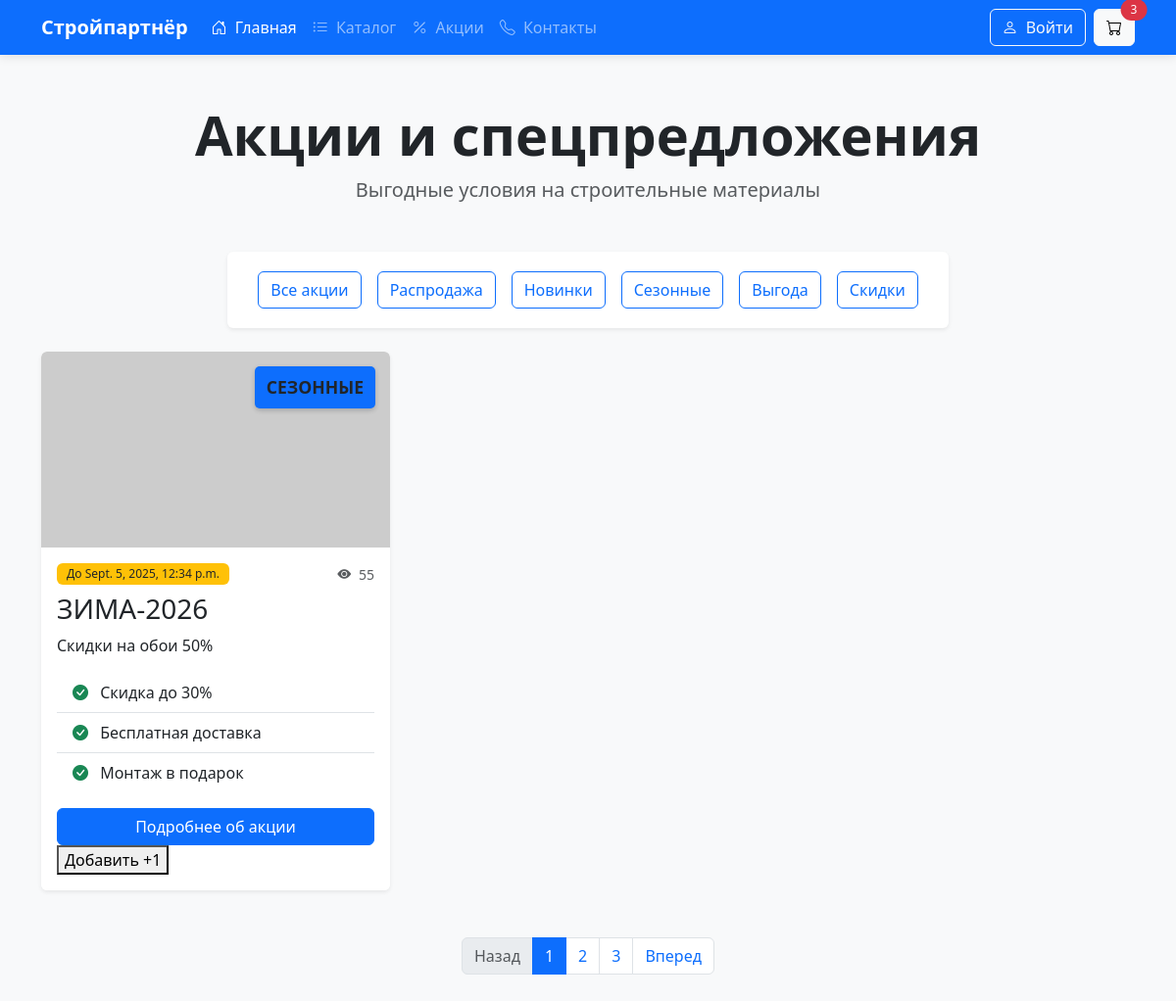
Page /HardwareStore/shares/promotions-on-goods/?status=СЕЗОННЫЕ on the committed database.
### Shares/models.py (models this page shows, shortened)
class Shares(models.Model):
    name = models.CharField(max_length=128, blank = False, verbose_name='shares-name')
    description = models.CharField(max_length=256, blank = False, verbose_name='shares-description')
    date_before = models.DateTimeField(blank= True ,verbose_name='date-before')
    views = models.IntegerField(default=0, verbose_name="count-of-view")
    STATUS_CHOICES = [
        ('СКИДКИ', 'СКИДКИ'),
        ('РАСПРОДАЖА', 'РАСПРОДАЖА'),
        ('ВЫГОДА', 'ВЫГОДА'),
        ('НОВИНКИ', 'НОВИНКИ'),
        ('СЕЗОННЫЕ', 'СЕЗОННЫЕ'),
    ]
    status = models.CharField(choices=STATUS_CHOICES,verbose_name="articl-shares",default='BENEFIT')
    class Meta:
        db_table = "Акции компании"

### Shares/views.py (the view)
# urls.py: path('shares/promotions-on-goods/', views.promotion_on_goods, name="promotion-on-goods"),
def promotion_on_goods(request):
    shares = Shares.objects.all()
    status = request.GET.get('status')
    if status:
        shares = shares.filter(status = status)
    return render(
        request,
        "shares/promotions-on-goods.html",
        {'shares': shares}
    )

### Shares/templates/shares/promotions-on-goods.html (shortened to what this page needs)
{% extends "base.html" %}
{% load static %}
{% block content %}
  <div class="container py-5">
    <div class="text-center mb-5">
        <h1 class="display-4 fw-bold">Акции и спецпредложения</h1>
        <p class="lead text-muted">Выгодные условия на строительные материалы</p>
    </div>
    <div class="row mb-4">
        <div class="col-md-8 mx-auto">
            <div class="card border-0 shadow-sm">
                <div class="card-body p-3">
                    <div class="d-flex flex-wrap justify-content-center">
                        <a href="?" class="btn btn-outline-primary mx-2 my-1 {% if not request.GET.status %}active{% endif %}">
                            Все акции
                        </a>
                        <a href="?status=РАСПРОДАЖА" class="btn btn-outline-primary mx-2 my-1">
                            Распродажа
                        </a>
                        <a href="?status=НОВИНКИ" class="btn btn-outline-primary mx-2 my-1">
                            Новинки
                        </a>
                        <a href="?status=СЕЗОННЫЕ" class="btn btn-outline-primary mx-2 my-1">
                            Сезонные
                        </a>
                        <a href="?status=ВЫГОДА" class="btn btn-outline-primary mx-2 my-1">
                            Выгода
                        </a>
                        <a href="?status=СКИДКИ" class="btn btn-outline-primary mx-2 my-1">
                            Скидки
                        </a>
                    </div>
                </div>
            </div>
        </div>
    </div>
    <div class="row g-4">
        {% for s in shares %}
            <div class="col-md-6 col-lg-4">
                <div class="card promotion-card h-100 border-0 shadow-sm">
                    <div class="promotion-badge   {% if s.status == 'СЕЗОННЫЕ' %} bg-primary {% endif %}  ">{{ s.status }}</div>
                    <img src="https://via.placeholder.com/600x400?text=Акция+на+кровлю" class="card-img-top" alt="Акция на кровлю">
                    <div class="card-body">
                        <div class="d-flex justify-content-between align-items-center mb-2">
                            <span class="badge bg-warning text-dark">До {{ s.date_before }}</span>
                            <small class="text-muted"><i class="bi bi-eye-fill me-1"></i> {{ s.views }}</small>
                        </div>
                        <h3 class="card-title">{{ s.name }}</h3>
                        <p class="card-text"> {{ s.description }}</p>
                        <ul class="list-group list-group-flush mb-3">
                            <li class="list-group-item"><i class="bi bi-check-circle-fill text-success me-2"></i> Скидка до 30%</li>
                            <li class="list-group-item"><i class="bi bi-check-circle-fill text-success me-2"></i> Бесплатная доставка</li>
                            <li class="list-group-item"><i class="bi bi-check-circle-fill text-success me-2"></i> Монтаж в подарок</li>
                        </ul>
                        <a href="{% url 'shares-info' s.id %}" class="btn btn-primary w-100">Подробнее об акции</a>
                        <form method="post" action="{% url 'increment_view' s.id %}">
                            <button type="submit">Добавить +1</button>
                        </form>
                    </div>
                </div>
            </div>
        {% endfor %}
    </div>
    <nav class="mt-5">
        <ul class="pagination justify-content-center">
            <li class="page-item disabled">
                <a class="page-link" href="#" tabindex="-1" aria-disabled="true">Назад</a>
            </li>
            <li class="page-item active"><a class="page-link" href="#">1</a></li>
            <li class="page-item"><a class="page-link" href="#">2</a></li>
            <li class="page-item"><a class="page-link" href="#">3</a></li>
            <li class="page-item">
                <a class="page-link" href="#">Вперед</a>
            </li>
        </ul>
    </nav>
</div>
{% endblock %}

### Products/static/Products/css/style.css (style rules this page uses)
:root { --primary: #2c3e50; --secondary: #3498db; --light: #ecf0f1; --dark: #2c3e50; --success: #2ecc71; }
html, body { margin: 0 !important; padding: 0 !important; font-family: 'Segoe UI', Tahoma, Geneva, Verdana, sans-serif; background-color: #f8f9fa; padding-top: 56px; }
.badge { font-weight: 500; padding: 5px 10px; }
.promotion-card { transition: transform 0.3s ease; overflow: hidden; position: relative; }
.promotion-badge { position: absolute; top: 15px; right: 15px; padding: 8px 12px; border-radius: 5px; font-weight: bold; font-size: 1.1rem; z-index: 2; box-shadow: 0 2px 5px rgba(0,0,0,0.2); }
.promotion-card .card-img-top { height: 200px; object-fit: cover; transition: transform 0.5s ease; }
.promotion-card .card-body { position: relative; z-index: 1; background: white; }

### rows in the picture
Shares: status "СЕЗОННЫЕ", date_before "Sept. 5, 2025, 12:34 p.m.", views "55", name "ЗИМА-2026", description "Скидки на обои 50%"
